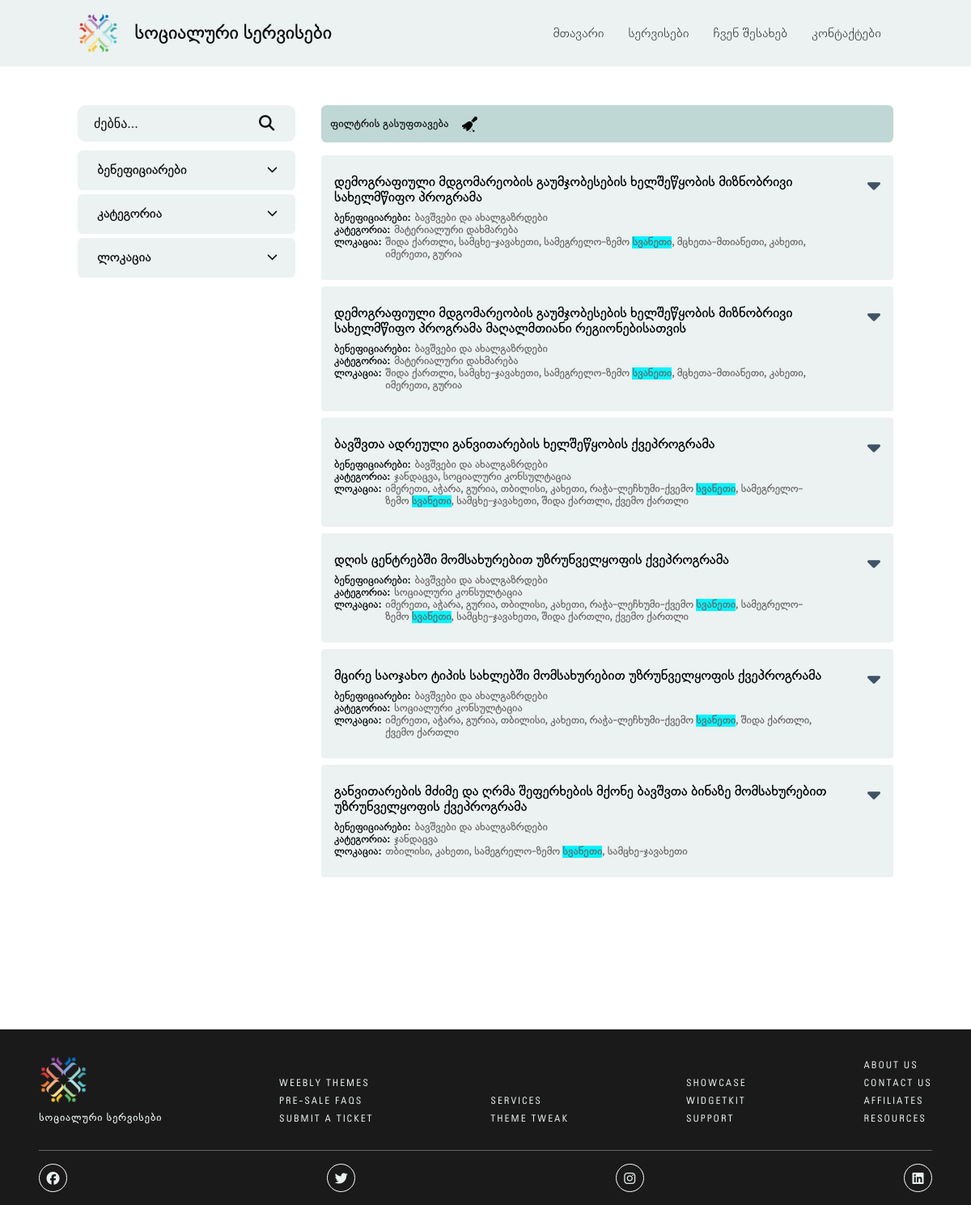
Screenshot of /services.php?region=სვანეთი with the database file from the repository.
### tables this page shows
CREATE TABLE `socialservicetable` (
  `id` int(11) NOT NULL,
  `title` varchar(500) NOT NULL,
  `service_description` text NOT NULL,
  `categories` varchar(100) DEFAULT NULL,
  `beneficiaries` varchar(100) DEFAULT NULL,
  `providers` varchar(150) DEFAULT NULL,
  `locations` varchar(1500) DEFAULT NULL,
  `link` varchar(1000) DEFAULT NULL,
  `region` varchar(300) DEFAULT NULL
);

### php/getPosts.php (the view, shortened to what this page needs)
<?php
function getMainPosts($conn)
{
    if (isset($_GET['region'])) {
        $searchValue = filter_input(INPUT_GET, 'region', FILTER_SANITIZE_SPECIAL_CHARS);
        $searchQuery = "SELECT * FROM SocialServiceTable WHERE region LIKE '%$searchValue%'  OR locations LIKE '%$searchValue%'";
        $queryRun = mysqli_query($conn, $searchQuery);
        if (mysqli_num_rows($queryRun) > 0) {
            while ($row = mysqli_fetch_assoc($queryRun)) {
                $title = $row['title'];
                $description = $row['service_description'];
                $categories = $row['categories'];
                $locations = $row['region'];
                $beneficiaries = $row['beneficiaries'];
                $locations = highlightSearchedWords($locations, $searchValue);
                echo ' <div class="container-info" data-titlecontainer="' . $row['id'] . '">
                <div class="title" data-titlecontainer="' . $row['id'] . '">
                    <div class="main-info" data-titlecontainer="' . $row['id'] . '">
                    <p class="title-text" data-titlecontainer="' . $row['id'] . '"> ' . $title . ' </p>
                    <span class="more-info" data-titlecontainer="' . $row['id'] . '"><div class="small-section" data-titlecontainer="' . $row['id'] . '"><p class="span" data-titlecontainer="' . $row['id'] . '">ბენეფიციარები:</p><p> ' . $beneficiaries . ' </p> </div><div class="small-section" data-titlecontainer="' . $row['id'] . '"><p class="span" data-titlecontainer="' . $row['id'] . '">კატეგორია:</p> <p> ' . $categories . ' </p></div><div data-titlecontainer="' . $row['id'] . '" class="small-section"> <span class="span" data-titlecontainer="' . $row['id'] . '">ლოკაცია:</span><p> ' . $locations . ' </p> </span></div>
                    </div>
                    <i class="fa-solid fa-caret-down plus-icon " id="icon-' . $row['id'] . '" data-titlecontainer="' . $row['id'] . '"></i>
                </div>
                <div class="description" id="' . $row['id'] . '" data-titlecontainer="' . $row['id'] . '">
                    <p>
                    ' . $description . '
                    </p>
                    <br />
                    <a
                    class="seeMorelink"
                    target="_blank"
                    href="' . $row['link'] . '"
                    alt="დეტალურად ნახვა"
                    >დეტალურად</a>
                </div>
        </div> ';
            }
        } else {
            echo '<h3>ინფორმაცია ვერ მოიძებნა...</h3>';
        }
    } else if (isset($_GET['categories'])) {
        $searchValue = filter_input(INPUT_GET, 'categories', FILTER_SANITIZE_SPECIAL_CHARS);
        $searchQuery = "SELECT * FROM SocialServiceTable WHERE categories LIKE '%$searchValue%'  OR locations LIKE '%$searchValue%'";
        $queryRun = mysqli_query($conn, $searchQuery);
        if (mysqli_num_rows($queryRun) > 0) {
            while ($row = mysqli_fetch_assoc($queryRun)) {
                $title = $row['title'];
                $description = $row['service_description'];
                $categories = $row['categories'];
                $locations = $row['locations'];
                $locations = $row['region'];
                $beneficiaries = $row['beneficiaries'];
                $locations = highlightSearchedWords($locations, $searchValue);
                echo ' <div class="container-info" data-titlecontainer="' . $row['id'] . '">
                <div class="title" data-titlecontainer="' . $row['id'] . '">
                    <div class="main-info" data-titlecontainer="' . $row['id'] . '">
                    <p class="title-text" data-titlecontainer="' . $row['id'] . '"> ' . $title . ' </p>
                    <span class="more-info" data-titlecontainer="' . $row['id'] . '"><div class="small-section" data-titlecontainer="' . $row['id'] . '"><p class="span" data-titlecontainer="' . $row['id'] . '">ბენეფიციარები:</p><p> ' . $beneficiaries . ' </p> </div><div class="small-section" data-titlecontainer="' . $row['id'] . '"><p class="span" data-titlecontainer="' . $row['id'] . '">კატეგორია:</p> <p> ' . $categories . ' </p></div><div data-titlecontainer="' . $row['id'] . '" class="small-section"> <span class="span" data-titlecontainer="' . $row['id'] . '">ლოკაცია:</span><p> ' . $locations . ' </p> </span></div>
                    </div>
                    <i class="fa-solid fa-caret-down plus-icon " id="icon-' . $row['id'] . '" data-titlecontainer="' . $row['id'] . '"></i>
                </div>
                <div class="description" id="' . $row['id'] . '" data-titlecontainer="' . $row['id'] . '">
                    <p>
                    ' . $description . '
                    </p>
                    <br />
                    <a
                    class="seeMorelink"
                    target="_blank"
                    href="' . $row['link'] . '"
                    alt="დეტალურად ნახვა"
                    >დეტალურად</a>
                </div>
        </div> ';
            }
        } else {
            echo '<h3>ინფორმაცია ვერ მოიძებნა...</h3>';
        }
    } else     if (isset($_GET['beneficiaries'])) {
        $searchValue = filter_input(INPUT_GET, 'beneficiaries', FILTER_SANITIZE_SPECIAL_CHARS);
        $searchQuery = "SELECT * FROM SocialServiceTable WHERE beneficiaries LIKE '%$searchValue%'  OR locations LIKE '%$searchValue%'";
        $queryRun = mysqli_query($conn, $searchQuery);
        if (mysqli_num_rows($queryRun) > 0) {
            while ($row = mysqli_fetch_assoc($queryRun)) {
                $title = $row['title'];
                $description = $row['service_description'];
                $categories = $row['categories'];
                $locations = $row['locations'];
                $locations = $row['region'];
                $beneficiaries = $row['beneficiaries'];
                $locations = highlightSearchedWords($locations, $searchValue);
                echo ' <div class="container-info" data-titlecontainer="' . $row['id'] . '">
                <div class="title" data-titlecontainer="' . $row['id'] . '">
                    <div class="main-info" data-titlecontainer="' . $row['id'] . '">
                    <p class="title-text" data-titlecontainer="' . $row['id'] . '"> ' . $title . ' </p>
                    <span class="more-info" data-titlecontainer="' . $row['id'] . '"><div class="small-section" data-titlecontainer="' . $row['id'] . '"><p class="span" data-titlecontainer="' . $row['id'] . '">ბენეფიციარები:</p><p> ' . $beneficiaries . ' </p> </div><div class="small-section" data-titlecontainer="' . $row['id'] . '"><p class="span" data-titlecontainer="' . $row['id'] . '">კატეგორია:</p> <p> ' . $categories . ' </p></div><div data-titlecontainer="' . $row['id'] . '" class="small-section"> <span class="span" data-titlecontainer="' . $row['id'] . '">ლოკაცია:</span><p> ' . $locations . ' </p> </span></div>
                    </div>
                    <i class="fa-solid fa-caret-down plus-icon " id="icon-' . $row['id'] . '" data-titlecontainer="' . $row['id'] . '"></i>
                </div>
                <div class="description" id="' . $row['id'] . '" data-titlecontainer="' . $row['id'] . '">
                    <p>
                    ' . $description . '
                    </p>
                    <br />
                    <a
                    class="seeMorelink"
                    target="_blank"
                    href="' . $row['link'] . '"
                    alt="დეტალურად ნახვა"
                    >დეტალურად</a>
                </div>
        </div> ';
            }
        } else {
            echo '<h3>ინფორმაცია ვერ მოიძებნა...</h3>';
        }
    } else if (isset($_GET['searchBar']) && !empty($_GET['searchBar'])) {
        $searchValue = htmlspecialchars($_GET['searchBar']);
        $searchQuery = "SELECT * FROM SocialServiceTable WHERE title LIKE '%$searchValue%' OR locations LIKE '%$searchValue%' OR region LIKE '%$searchValue%' OR beneficiaries LIKE '%$searchValue%' OR categories LIKE '%$searchValue%'";
        $queryRun = mysqli_query($conn, $searchQuery);
        if (mysqli_num_rows($queryRun) > 0) {
            while ($row = mysqli_fetch_assoc($queryRun)) {
                $title = $row['title'];
                $description = $row['service_description'];
                $categories = $row['categories'];
                $locations = $row['locations'];
                $locations = $row['region'];
                $beneficiaries = $row['beneficiaries'];
                $title = highlightSearchedWords($title, $_GET['searchBar']);
                $description = highlightSearchedWords($description, $_GET['searchBar']);
                $categories = highlightSearchedWords($categories, $_GET['searchBar']);
                $locations = highlightSearchedWords($locations, $_GET['searchBar']);
                $beneficiaries = highlightSearchedWords($beneficiaries, $_GET['searchBar']);
                echo ' <div class="container-info" data-titlecontainer="' . $row['id'] . '">
                <div class="title" data-titlecontainer="' . $row['id'] . '">
                    <div class="main-info" data-titlecontainer="' . $row['id'] . '">
                    <p class="title-text" data-titlecontainer="' . $row['id'] . '"> ' . $title . ' </p>
                    <span class="more-info" data-titlecontainer="' . $row['id'] . '"><div class="small-section" data-titlecontainer="' . $row['id'] . '"><p class="span" data-titlecontainer="' . $row['id'] . '">ბენეფიციარები:</p><p> ' . $beneficiaries . ' </p> </div><div class="small-section" data-titlecontainer="' . $row['id'] . '"><p class="span" data-titlecontainer="' . $row['id'] . '">კატეგორია:</p> <p> ' . $categories . ' </p></div><div data-titlecontainer="' . $row['id'] . '" class="small-section"> <span class="span" data-titlecontainer="' . $row['id'] . '">ლოკაცია:</span><p> ' . $locations . ' </p> </span></div>
                    </div>
                    <i class="fa-solid fa-caret-down plus-icon " id="icon-' . $row['id'] . '" data-titlecontainer="' . $row['id'] . '"></i>
                </div>
                <div class="description" id="' . $row['id'] . '" data-titlecontainer="' . $row['id'] . '">
                    <p>
                    ' . $description . '
                    </p>
                    <br />
                    <a
                    class="seeMorelink"
                    target="_blank"
                    href="' . $row['link'] . '"
                    alt="დეტალურად ნახვა"
                    >დეტალურად</a>
                </div>
        </div> ';
            }
        } else {
            echo '<h3>ინფორმაცია ვერ მოიძებნა...</h3>';
        }
    } else {
        renderPostsElse($conn);
    }
}
function highlightSearchedWords($text, $searchText)
{
    $searchValue = preg_quote($searchText);
    $pattern = '/(' . $searchValue . ')/iu';
    $highlightedText = preg_replace($pattern, '<span class="highlight">$1</span>', $text);
    return $highlightedText;
}

### style.css (style rules this page uses)
* { padding: 0; margin: 0; box-sizing: border-box; outline: none; scroll-behavior: smooth; }
:root { --main_bg_color_bl: #0cc1e1; --main_bg_color_wt: rgb(235, 242, 241); --text-main-color: #0d0c0c; }
body { background-color: rgb(255, 255, 255); overflow-x: hidden; font-family: "BPG Nateli", sans-serif; }
.container-info { margin-bottom: 0.5rem; border-radius: 0.2rem; overflow: hidden; }
.highlight { background-color: #00F5FF; display: inline-block; height: fit-content; width: fit-content; position: relative; }
.right-section .title { padding: 1.5rem 1rem; font-size: 1.15rem; font-weight: 900; background-color: var(--main_bg_color_wt); border-radius: 0.2rem; display: flex; align-items: center; justify-content: space-between; cursor: pointer; position: relative; z-index: 100; }
.main-info { display: flex; flex-direction: column; justify-content: center; align-items: start; width: 100%; padding-right: 1rem; z-index: -1; }
.more-info { font-size: 0.9rem; margin-top: 0.5rem; color: #696565; font-weight: 900; display: flex; flex-wrap: wrap; width: 100%; justify-content: start; align-items: center; z-index: 1; }
.small-section { display: flex; margin-right: 3rem; flex-grow: 1; width: 100%; }
.span { font-size: 0.9rem; font-weight: 900; color: black; margin-right: 0.3rem; }
.right-section .title .plus-icon { color: #2e4257; font-size: 1.6rem; rotate: 0deg; transition: rotate 0.5s; align-self: start; opacity: 0.9; }

### rows the page displays
socialservicetable: title "დემოგრაფიული მდგომარეობის გაუმჯობესების ხელშეწყობის მიზნობრივი სახელმწიფო პროგრამა", beneficiaries "ბავშვები და ახალგაზრდები", categories "მატერიალური დახმარება", region "შიდა ქართლი, სამცხე-ჯავახეთი, სამეგრელო-ზემო სვანეთი , მცხეთა-მთიანეთი, კახეთი, იმერეთი, გურია"
socialservicetable: title "დემოგრაფიული მდგომარეობის გაუმჯობესების ხელშეწყობის მიზნობრივი სახელმწიფო პროგრამა მაღალმთიანი რეგიონებისათვის", beneficiaries "ბავშვები და ახალგაზრდები", categories "მატერიალური დახმარება", region "შიდა ქართლი, სამცხე-ჯავახეთი, სამეგრელო-ზემო სვანეთი , მცხეთა-მთიანეთი, კახეთი, იმერეთი, გურია"
socialservicetable: title "ბავშვთა ადრეული განვითარების ხელშეწყობის ქვეპროგრამა", beneficiaries "ბავშვები და ახალგაზრდები", categories "ჯანდაცვა, სოციალური კონსულტაცია", region "იმერეთი, აჭარა, გურია, თბილისი, კახეთი, რაჭა-ლეჩხუმი-ქვემო სვანეთი , სამეგრელო-ზემო სვანეთი , სამცხე-ჯავახეთი, შიდა ქართლი, ქვემო ქართლი"
socialservicetable: title "დღის ცენტრებში მომსახურებით უზრუნველყოფის ქვეპროგრამა", beneficiaries "ბავშვები და ახალგაზრდები", categories "სოციალური კონსულტაცია", region "იმერეთი, აჭარა, გურია, თბილისი, კახეთი, რაჭა-ლეჩხუმი-ქვემო სვანეთი , სამეგრელო-ზემო სვანეთი , სამცხე-ჯავახეთი, შიდა ქართლი, ქვემო ქართლი"
socialservicetable: title "მცირე საოჯახო ტიპის სახლებში მომსახურებით უზრუნველყოფის ქვეპროგრამა", beneficiaries "ბავშვები და ახალგაზრდები", categories "სოციალური კონსულტაცია", region "იმერეთი, აჭარა, გურია, თბილისი, კახეთი, რაჭა-ლეჩხუმი-ქვემო სვანეთი , შიდა ქართლი, ქვემო ქართლი"
socialservicetable: title "განვითარების მძიმე და ღრმა შეფერხების მქონე ბავშვთა ბინაზე მომსახურებით უზრუნველყოფის ქვეპროგრამა", beneficiaries "ბავშვები და ახალგაზრდები", categories "ჯანდაცვა", region "თბილისი, კახეთი, სამეგრელო-ზემო სვანეთი , სამცხე-ჯავახეთი"
